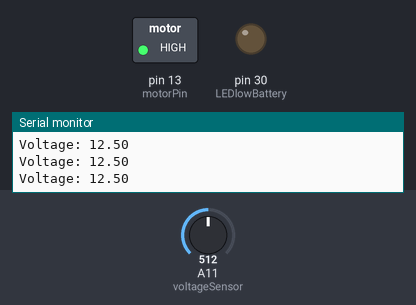
The sketch below on a simulated Arduino Mega 2560, built with avr-gcc and run on an emulated ATmega2560. On the bench: switched loads named in the sketch (green lamp = pin HIGH), output pins drawn as LEDs (lit = HIGH), the last lines printed to the serial monitor. Inputs (shaded band) come from the test bench; at power-on: A11 (voltageSensor) = 512.

Above: at 1.2 s.
1.3 s: A11 (voltageSensor) set to 384
4.3 s: A11 (voltageSensor) set to 353
At 4.7 s:
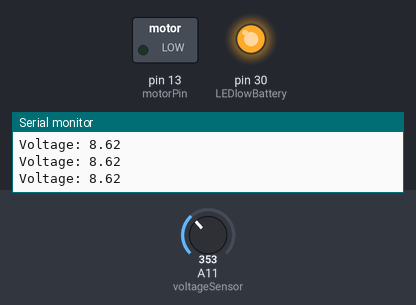
5.8 s: A11 (voltageSensor) set to 511
At 7.0 s:
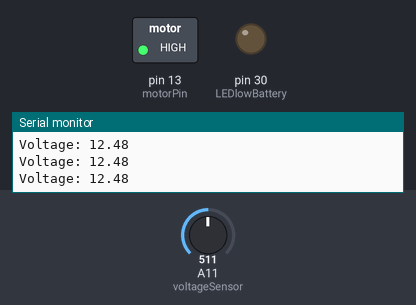
7.3 s: A11 (voltageSensor) set to 306
At 8.1 s:
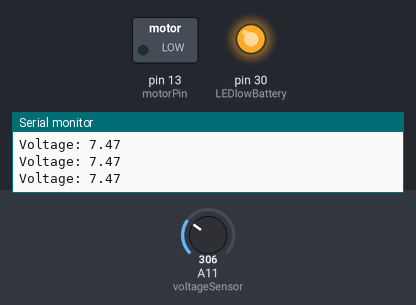
Timing chart, 0 to 9.8 s (numbered marks = the images above; inputs shaded):
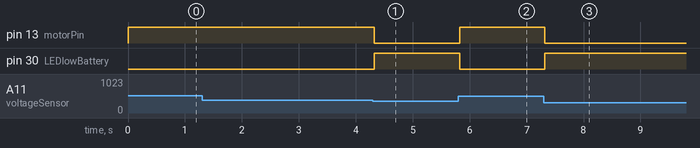

Measured:
- the behaviour switches between 369 and 368 on A11 (voltageSensor) (found by bisection; images 0 and 1)
- after the input at 4.3 s, pin 13 (motorPin): HIGH → LOW at once; pin 30 (LEDlowBattery): LOW → HIGH at once
- after the input at 5.8 s, pin 13 (motorPin): LOW → HIGH at once; pin 30 (LEDlowBattery): HIGH → LOW at once
- after the input at 7.3 s, pin 13 (motorPin): HIGH → LOW at once; pin 30 (LEDlowBattery): LOW → HIGH at once

The sketch:

Fan_BatteryDrain.ino
```cpp
/* Krystal Bernal
 * Last Updated: 1/25/18
 *
 * This program drains a battery with a fan, monitors battery voltage from a voltage sensor,
 * and lights up an LED if the battery is too low
 *
*/
#define LEDlowBattery 30
#define voltageSensor A11
int motorPin = 13;

void setup() {
  pinMode(voltageSensor, INPUT);
  pinMode(LEDlowBattery, OUTPUT);
  digitalWrite(LEDlowBattery, LOW);
  pinMode(motorPin, OUTPUT);
  Serial.begin(9600);

}

void loop() {
  checkVoltage();

}

void checkVoltage(){
  float batteryLimit = 9;
  int voltageRaw = analogRead(voltageSensor);
  //values of the onboard resistors
  float R1 = 30000.0;
  float R2 = 7500.0;
  //5:1 converstion ratio
  float vOut = (voltageRaw * 5.0) / 1024.0;
  float vIn = vOut / (R2 / (R1 + R2));

  Serial.print("Voltage: ");
  Serial.println(vIn, 2);

  if (vIn < batteryLimit){
    analogWrite(motorPin, 0);
    digitalWrite(LEDlowBattery, HIGH);
  }else{
    analogWrite(motorPin, 255);
    digitalWrite(LEDlowBattery, LOW);
  }
}
```
